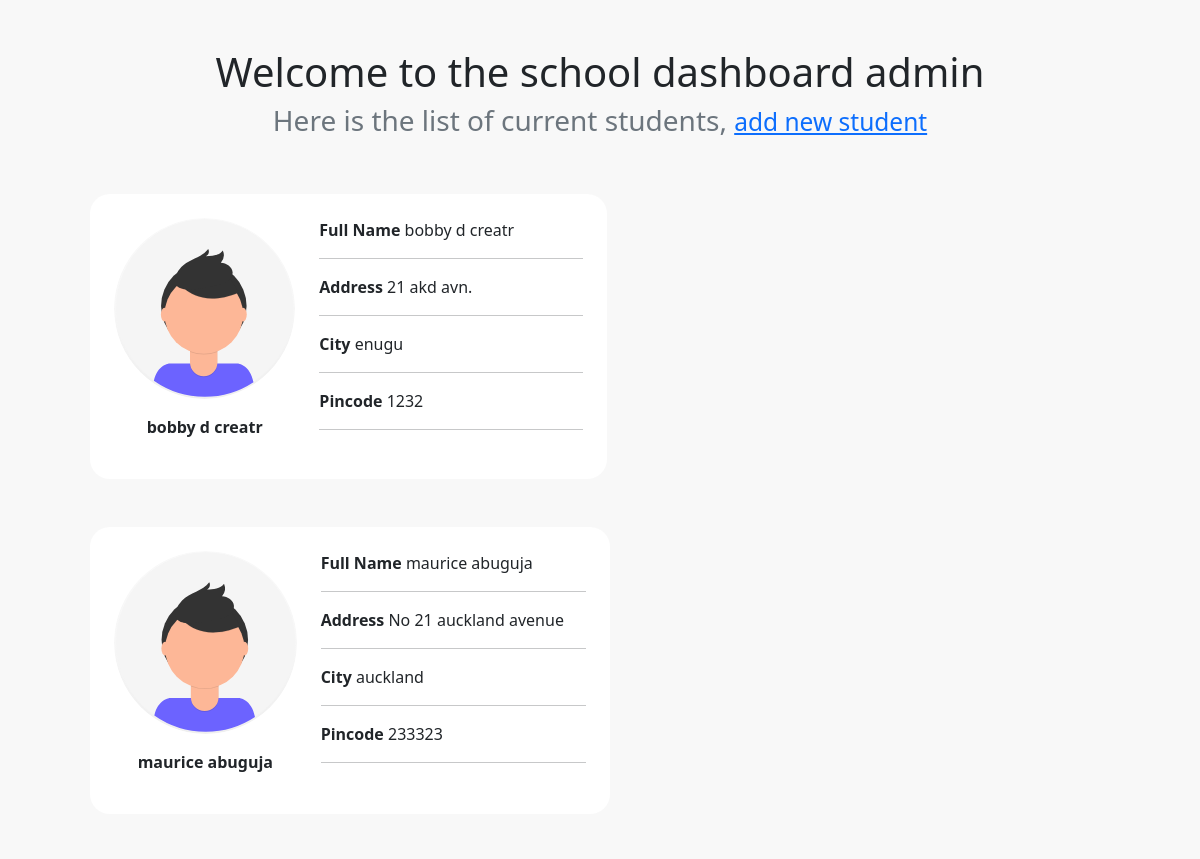
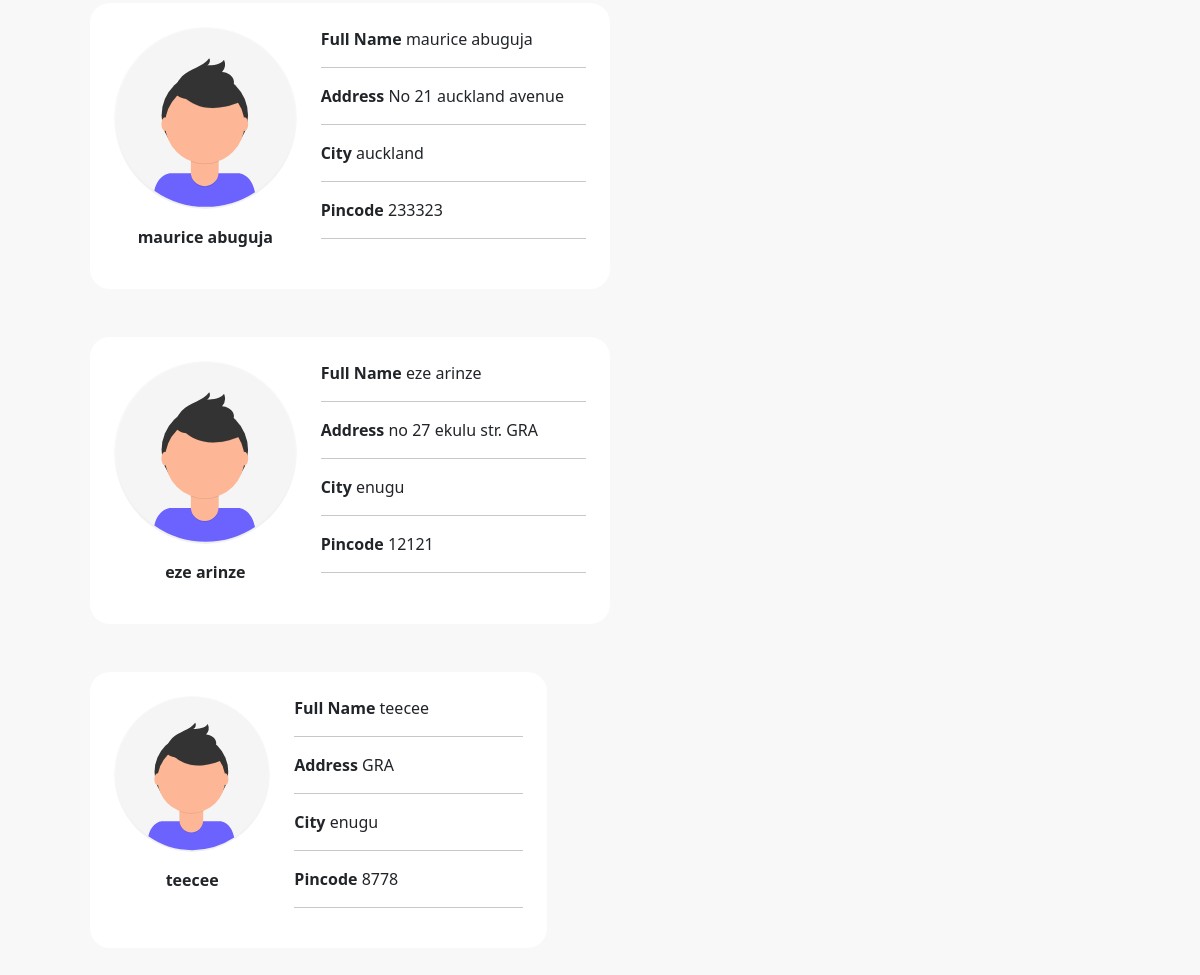
The page / on the database its author committed (2 pictures, top to bottom).
### tables this page shows
CREATE TABLE students
(
	id integer
		constraint students_pk
			primary key autoincrement,
	address varchar(255),
	city varchar(255),
	pincode int,
	profile_image varchar(255) default 'avatar-icon.svg',
	name varchar(255)
);

### app/views.py (the view)
@app.route("/")
def index():
    con = sqlite3.connect("app/database.db")
    con.row_factory = sqlite3.Row
    cur = con.cursor()
    cur.execute("select * from students")
    rows = cur.fetchall()
    return render_template('index.html', rows=rows)

### app/templates/index.html (shortened to what this page needs)
<!doctype html>
<html lang="en">
<head>
    <link rel="stylesheet" href="{{ url_for('static', filename='css/bootstrap-main/dist/css/bootstrap.css') }}">
    <link rel="stylesheet" href="{{ url_for('static', filename='css/mystyles.css') }}">
</head>
<body>
    <div class="container my-5">
        <h1 class="text-center">Welcome to the school dashboard admin</h1>
        <h3 class="text-muted text-center">Here is the list of current students, <a href="/add-new"><small>add new student</small></a></h3>
        {% for row in rows %}
        <div class="my-card bg-white mb-md-0 mb-4 cont border-0 p-4 m-md-5 d-sm-inline-block">
            <div class="card-content row">
                <div class='col-md-5 img text-center'>
                    <img alt='avatar' src="{{ url_for('static', filename='images/avatar-icon.svg') }}" />
                    <p class='font-weight mt-3'><strong>{{row['name']}}</strong></p>
                </div>
                <div class='col-md-7'>
                    <div><span class='fw-bolder mr-5'>Full Name</span> {{row['name']}}</div>
                    <hr />
                    <div><span class='fw-bolder mr-5'>Address</span> {{row['address']}}</div>
                    <hr />
                    <div><span class='fw-bolder mr-5'>City</span> {{row['city']}}</div>
                    <hr />
                    <div><span class='fw-bolder mr-5'>Pincode</span> {{row['pincode']}}</div>
                    <hr />
                </div>
            </div>
        </div>
        {% endfor %}
    </div>
</body>
</html>

### app/static/css/mystyles.css (style rules this page uses)
body { background: #f8f8f8; }
.img img { border-radius: 50%; max-height: 250px; width: 100%; }
.container, .cont { border-radius: 20px; }
.my-card { max-width: 520px !important; }

### rows shown on the page
students: name "bobby d creatr", address "21 akd avn.", city "enugu", pincode "1232"
students: name "maurice abuguja", address "No 21 auckland avenue", city "auckland", pincode "233323"
students: name "maurice abuguja", address "No 21 auckland avenue", city "auckland", pincode "233323"
students: name "eze arinze", address "no 27 ekulu str. GRA", city "enugu", pincode "12121"
students: name "teecee", address "GRA", city "enugu", pincode "8778"
